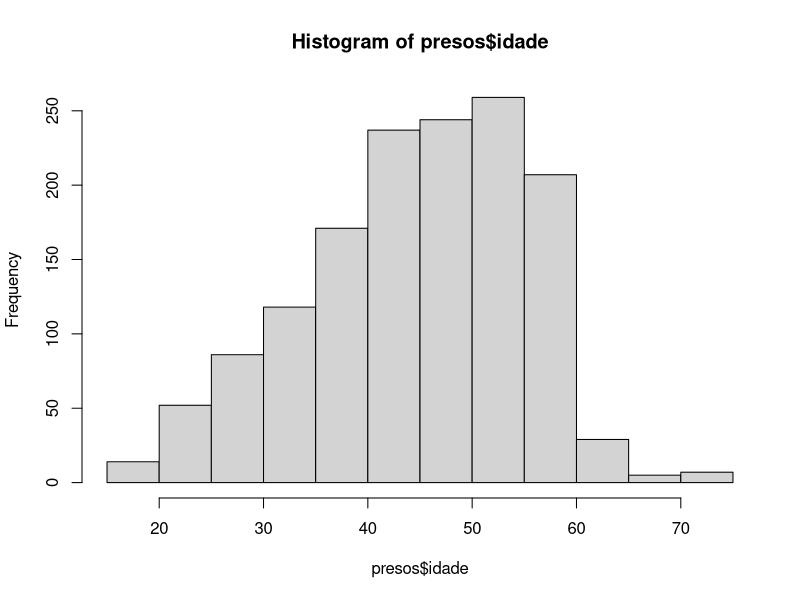
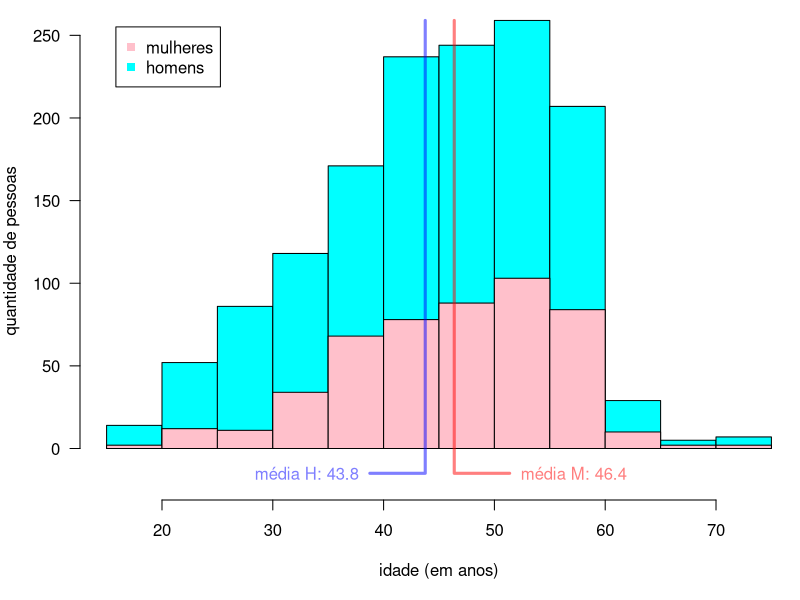

The R source for these figures, in order:
presos.raw <- read.csv ("presos.csv")
nrow (presos.raw)
table (presos.raw$genero)

presos <- subset (presos.raw, data.nascimento != "")
nrow (presos)

presos$data.nascimento <- as.Date (presos$data.nascimento)
presos$idade <- as.numeric (as.Date ("2023-01-08")
                            - presos$data.nascimento) / 365.25

nrow (subset (presos, idade < 18))
nrow (subset (presos, idade >= 80))

presos <- subset (presos, idade >= 18 & idade < 80)
nrow (presos)
table (presos$genero)

summary (presos$idade)

n <- nrow (presos)
length (which (presos$idade > 45 & presos$idade < 55)) / n
length (which (presos$idade > 40 & presos$idade < 60)) / n

(mean.df <- aggregate (presos, idade ~ genero, mean))
mean.f <- mean.df$idade [1]
mean.m <- mean.df$idade [2]
aggregate (presos, idade ~ genero, median)
anova (lm (idade ~ genero, presos))

h <- hist (presos$idade)
max.count <- max (h$counts)

png (file = "histograma-idades.png", height = 640, width = 640, pointsize = 24)
par (mar = c (5, 4, 0.1, 0.1))
plot (h, col = "cyan", las = 1, ylim = c (-20, max.count),
      xlab = "idade (em anos)", ylab = "quantidade de pessoas", main = "")
hist (subset(presos, genero == "F")$idade, col = "pink", breaks = h$breaks,
      add = TRUE)
lines (mean.f + c (5, 0, 0), c (-15, -15, max.count), col = "#ff000080",
       lwd = 3)
text (mean.f + 6, -15, adj = c (0, 0.5), col = "#ff000080",
      label = sprintf ("média M: %.1f", mean.f))
lines (mean.m + c (-5, 0, 0), c (-15, -15, max.count), col = "#0000ff80",
       lwd = 3)
text (mean.m - 6, -15, adj = c (1, 0.5), col = "#0000ff80",
      label = sprintf ("média H: %.1f", mean.m))
legend ("topleft", legend = c("mulheres", "homens"), pch = 15,
        col = c("pink", "cyan"), inset = 0.05)
dev.off ()

uf.count <- sort (table (presos$uf), decreasing = TRUE)
cat ("\n|estado|número|\n|-|-|\n")
for (i in names (uf.count))
    if (i != "")
        cat (sprintf ("|%s|%s|\n", i, uf.count [i]))

length (which (presos$uf == ""))
